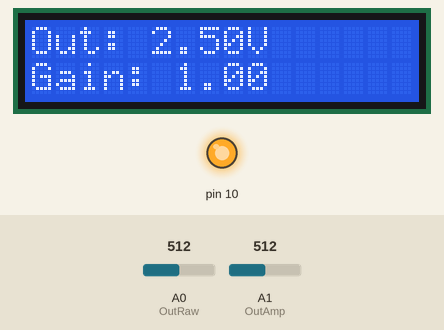
The sketch below on a simulated Arduino Uno, built with avr-gcc and run on an emulated ATmega328P. On the bench: 16×2 character LCD, output pins drawn as LEDs (lit = HIGH). Inputs (shaded band) come from the test bench; at power-on: A0 (OutRaw) = 512, A1 (OutAmp) = 512. Pins used as bus, display or sensor lines are not drawn; what the sketch prints to the serial monitor is not drawn.

Above: at 2.2 s.
2.3 s: A0 (OutRaw) set to 716
At 3.5 s:
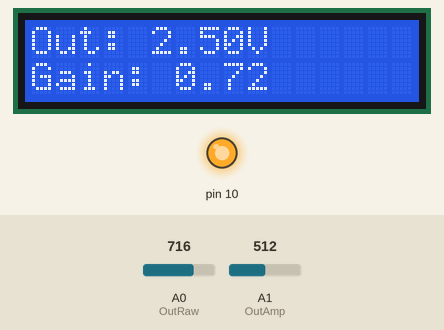
4.1 s: A1 (OutAmp) set to 716
At 5.4 s:
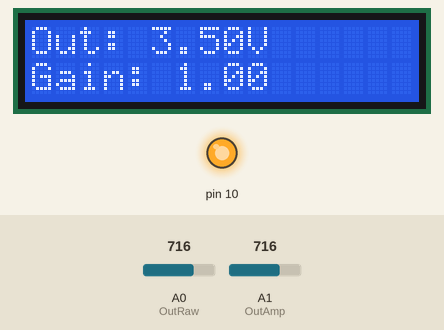
5.7 s: A0 (OutRaw) set to 900
At 6.3 s:
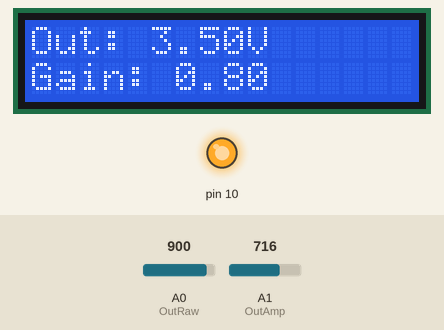
7.3 s: A1 (OutAmp) set to 900
At 8.2 s:
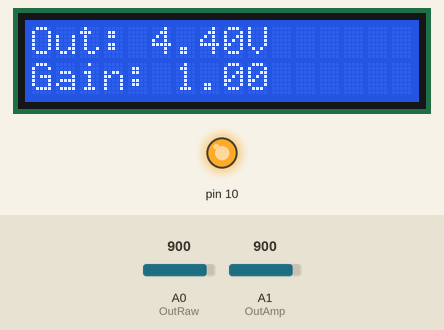
Timing chart, 0 to 10.3 s (numbered marks = the images above; inputs shaded):
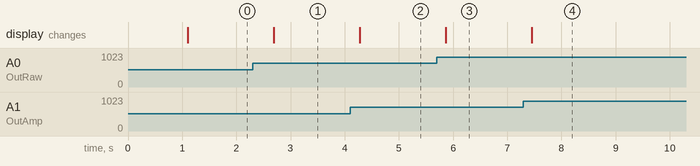

The sketch:

root_sensor.ino
```cpp
#include <SPI.h>
#include <LiquidCrystal_I2C.h>
#include <SoftwareSerial.h>

//Definition du BaudRate
#define baudrate 9600

//Definitions des pins
#define Rx 2 //Vers le TX du HCO5
#define Tx 3 //Vers le RX du HCO5

#define OutRaw A0 // Sortie directe depuis le capteur graphite
#define OutAmp A1 // Sortie amplifiée par le LTC1050 du capteur graphite

#define MOSI 11 // entrée de commandes du MCP41050
#define CS 12 // Chip select du MCP41050
#define SCK 13 // serial Clock du MCP41050

//Definition des valeurs fixes

#define Rab 50000 // Resistance MAX du MCP41050
#define Rw 125 //Resistance Interne du MCP41050

//Adresse du LCD
LiquidCrystal_I2C lcd(0x27, 16, 2);

//Valeur de base de la résistance du MCP41050
byte resistanceValue = 0; //Resistance de base : 125 Ohms, Gain de base : 3

// Pour stocker les commandes Bluetooth
String inputBuffer = "";

//Connection du HC05 avec les Tx & Rx de l'arduino
SoftwareSerial BTserial(Rx, Tx);


void setup() {
  Serial.begin(baudrate);       // Moniteur série USB

  BTserial.begin(baudrate);     // Communication Bluetooth HC-05

  pinMode(CS, OUTPUT);          //Initialisation du MCP41050
  digitalWrite(CS, HIGH);
  SPI.begin();
  setResistance(resistanceValue);

  lcd.init();            // Initialisation de l'écran
  lcd.backlight();
  lcd.setCursor(0, 0);
  lcd.print("LCD Start");
  delay(1000);
}

void loop() {
  // Lire les tensions A0 et A1
  int valA0 = analogRead(OutRaw);
  int valA1 = analogRead(OutAmp);


  // Lecture des données reçues Bluetooth
  while (BTserial.available()) {
    char c = BTserial.read();

    if (c == '\n' || c == '\r') {
      processCommand(inputBuffer);
      inputBuffer = "";
    } else {
      inputBuffer += c;
    }
  }
  // Lecture des données reçues en série
while (Serial.available()) {
    char c = Serial.read();
    if (c == '\n' || c == '\r') {
      processCommand(inputBuffer);
      inputBuffer = "";
    } else {
      inputBuffer += c;
    }
  }
  // Envoi des données en Bluetooth et en série
  String message = String(valA0) + "," + String(valA1) +"\n";
  BTserial.print(message);
  Serial.print(message);

  float tensA1 = valA1*5.0/1023;
  char TabA1[5];
  dtostrf(tensA1, 4, 2, TabA1);

  float gain = (valA0 != 0) ? (float)valA1 / valA0 : 0.0;
  char TabGain[5];
  dtostrf(gain, 4, 2, TabGain);
  ScreenDisp (TabA1, TabGain);

  delay(500);
}

//Affichage des valeurs de tensions sur l'écran LCD
void ScreenDisp(char* tension, char* gain) {
  lcd.setCursor(0, 0);
  lcd.print("Out: ");
  lcd.print(tension);
  lcd.print("V");
  lcd.setCursor(0, 1);
  lcd.print("Gain: ");
  lcd.print(gain);

  }

  //Changement de résistances sur le MCP41050, de 50k à 125
void setResistance(byte value) {
  digitalWrite(CS, LOW);
  SPI.transfer(0x11);
  SPI.transfer(value);
  digitalWrite(CS, HIGH);
}

// Gestions des commandes reçues en bluetooth et en série

void processCommand(String cmd) {
  cmd.trim();
  cmd.toUpperCase();

  if (cmd.startsWith("SET")) {
    int val = cmd.substring(3).toInt();
    if (val >= 0 && val <= 255) {    //Vérification que la valeur envoyée est dans la plage
      resistanceValue = val;
      Serial.println(val);
      setResistance(resistanceValue);
      Serial.print("Resistance set to ");
      Serial.println(resistanceValue);
    } else {
      Serial.print("Value out of range (0-255)");
    }

  } else {
    Serial.print("Unknown command"); //Affichage de l'erreur sur le moniteur série
    Serial.println(cmd);
  }
}
```

Measured:
- after the input at 2.3 s, the display: changes after 0.39 s (image 1)
- after the input at 4.1 s, the display: changes after 0.18 s (image 2)
- after the input at 5.7 s, the display: changes after 0.17 s (image 3)
- after the input at 7.3 s, the display: changes after 0.15 s (image 4)
